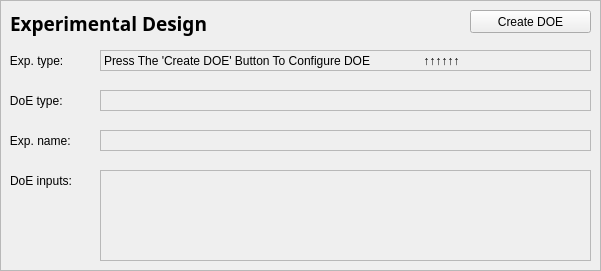
   <widget class="QFrame" name="frame_5">
    <property name="geometry">
     <rect>
      <x>20</x>
      <y>260</y>
      <width>601</width>
      <height>271</height>
     </rect>
    </property>
    <property name="frameShape">
     <enum>QFrame::StyledPanel</enum>
    </property>
    <property name="frameShadow">
     <enum>QFrame::Plain</enum>
    </property>
    <widget class="QLabel" name="label_10">
     <property name="geometry">
      <rect>
       <x>0</x>
       <y>130</y>
       <width>121</width>
       <height>21</height>
      </rect>
     </property>
     <property name="text">
      <string>   Exp. name: </string>
     </property>
    </widget>
    <widget class="QLabel" name="label_11">
     <property name="geometry">
      <rect>
       <x>0</x>
       <y>90</y>
       <width>101</width>
       <height>21</height>
      </rect>
     </property>
     <property name="text">
      <string>   DoE type:  </string>
     </property>
    </widget>
    <widget class="QLabel" name="label_12">
     <property name="geometry">
      <rect>
       <x>0</x>
       <y>50</y>
       <width>111</width>
       <height>21</height>
      </rect>
     </property>
     <property name="text">
      <string>   Exp. type:  </string>
     </property>
    </widget>
    <widget class="QLabel" name="label_16">
     <property name="geometry">
      <rect>
       <x>10</x>
       <y>10</y>
       <width>301</width>
       <height>26</height>
      </rect>
     </property>
     <property name="font">
      <font>
       <family>3ds</family>
       <pointsize>14</pointsize>
       <weight>75</weight>
       <bold>true</bold>
      </font>
     </property>
     <property name="text">
      <string>Experimental Design</string>
     </property>
    </widget>
    <widget class="QLabel" name="label_19">
     <property name="geometry">
      <rect>
       <x>10</x>
       <y>170</y>
       <width>121</width>
       <height>21</height>
      </rect>
     </property>
     <property name="text">
      <string>DoE inputs:</string>
     </property>
    </widget>
    <widget class="QPushButton" name="btn_doe_create">
     <property name="geometry">
      <rect>
       <x>470</x>
       <y>10</y>
       <width>121</width>
       <height>23</height>
      </rect>
     </property>
     <property name="text">
      <string>Create DOE</string>
     </property>
     <property name="default">
      <bool>false</bool>
     </property>
     <property name="flat">
      <bool>false</bool>
     </property>
    </widget>
    <widget class="QLabel" name="txt_doe_doe_desc">
     <property name="geometry">
      <rect>
       <x>100</x>
       <y>170</y>
       <width>491</width>
       <height>91</height>
      </rect>
     </property>
     <property name="acceptDrops">
      <bool>false</bool>
     </property>
     <property name="frameShape">
      <enum>QFrame::StyledPanel</enum>
     </property>
     <property name="text">
      <string/>
     </property>
     <property name="wordWrap">
      <bool>true</bool>
     </property>
    </widget>
    <widget class="QLabel" name="txt_doe_doe_type">
     <property name="geometry">
      <rect>
       <x>100</x>
       <y>130</y>
       <width>491</width>
       <height>21</height>
      </rect>
     </property>
     <property name="frameShape">
      <enum>QFrame::StyledPanel</enum>
     </property>
     <property name="text">
      <string/>
     </property>
    </widget>
    <widget class="QLabel" name="txt_doe_exp_type">
     <property name="geometry">
      <rect>
       <x>100</x>
       <y>90</y>
       <width>491</width>
       <height>21</height>
      </rect>
     </property>
     <property name="frameShape">
      <enum>QFrame::StyledPanel</enum>
     </property>
     <property name="text">
      <string/>
     </property>
     <property name="alignment">
      <set>Qt::AlignLeading|Qt::AlignLeft|Qt::AlignVCenter</set>
     </property>
    </widget>
    <widget class="QLabel" name="txt_doe_exp_name">
     <property name="geometry">
      <rect>
       <x>100</x>
       <y>50</y>
       <width>491</width>
       <height>21</height>
      </rect>
     </property>
     <property name="autoFillBackground">
      <bool>false</bool>
     </property>
     <property name="frameShape">
      <enum>QFrame::StyledPanel</enum>
     </property>
     <property name="text">
      <string>Press The 'Create DOE' Button To Configure DOE                ↑↑↑↑↑↑</string>
     </property>
    </widget>
   </widget>
